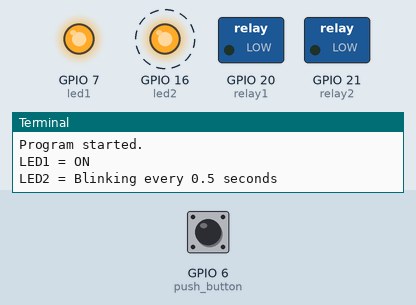
Bench run of a program on a simulated Raspberry Pi (BCM pin numbers). Shown: switched loads named in the program (green lamp = pin HIGH), output pins drawn as LEDs (lit = HIGH), the last lines printed to the terminal. Dashed ring = blinking. The inputs (shaded band) are chosen by the test bench; at power-on: GPIO 6 (push_button) HIGH. Threads take turns every 2 ms.

Above: at 1.2 s.
1.3 s: GPIO 6 (push_button) pulled LOW for 0.15 s
At 1.37 s:
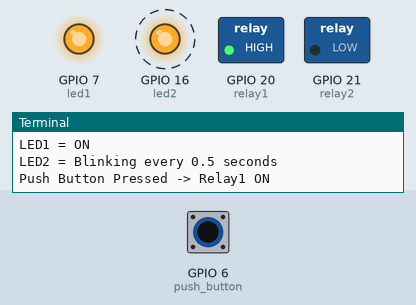
4.3 s: GPIO 6 (push_button) pulled LOW for 1 s
At 5.9 s:
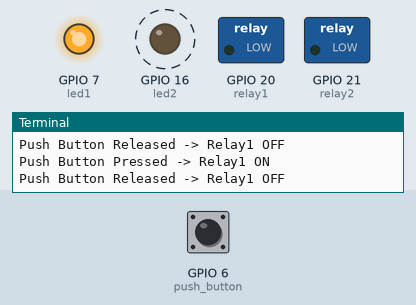
7.3 s: GPIO 6 (push_button) pulled LOW for 3.2 s
At 7.9 s:
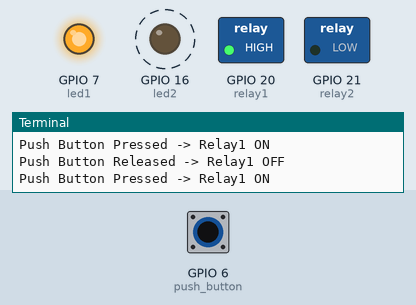
Timing chart, 0 to 18.0 s (numbered marks = the images above; inputs shaded):
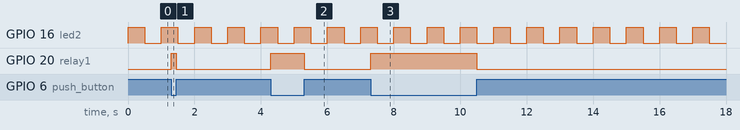

Measured:
- after the input at 1.3 s, GPIO 20 (relay1): LOW → HIGH at once, → LOW 0.15 s later
- after the input at 4.3 s, GPIO 20 (relay1): LOW → HIGH at once, → LOW 1.0 s later
- after the input at 7.3 s, GPIO 20 (relay1): LOW → HIGH at once, → LOW 3.2 s later
- by itself, GPIO 16 (led2): alternates HIGH for 0.50 s and LOW for 0.50 s

The program:

1_Hardware_Test.py
```python
from gpiozero import LED, Button
from signal import pause
import threading
import time

# --------------------------------------------------
# GPIO Pin Configuration
# --------------------------------------------------

# LEDs
led1 = LED(7)       # LED1 connected to GPIO12
led2 = LED(16)       # LED2 connected to GPIO16

# Relays (Active HIGH)
relay1 = LED(20)     # Relay1 connected to GPIO20
relay2 = LED(21)     # Relay2 connected to GPIO21

# Inputs
push_button = Button(6)                 # Push Button on GPIO26
ir_sensor = Button(19, pull_up=True)     # IR Sensor on GPIO19 (pull-up)

# --------------------------------------------------
# Initial State
# --------------------------------------------------

# Requirement 1:
# LED1 remains ON when program starts
led1.on()

# Make sure relays start OFF
relay1.off()
relay2.off()

# --------------------------------------------------
# LED2 Blinking Thread
# --------------------------------------------------

def blink_led2():
    """
    Continuously blink LED2 every 0.5 seconds.
    """
    while True:
        led2.toggle()
        time.sleep(0.5)

# Start blinking LED2 in a background thread
threading.Thread(target=blink_led2, daemon=True).start()

# --------------------------------------------------
# Push Button Control for Relay1
# --------------------------------------------------

def relay1_on():
    relay1.on()
    print("Push Button Pressed -> Relay1 ON")

def relay1_off():
    relay1.off()
    print("Push Button Released -> Relay1 OFF")

push_button.when_pressed = relay1_on
push_button.when_released = relay1_off

# --------------------------------------------------
# IR Sensor Control for Relay2
# --------------------------------------------------
# Assuming:
# - IR sensor output is HIGH normally (pull-up)
# - IR sensor pulls LOW when triggered

def relay2_on():
    relay2.on()
    print("IR Sensor Triggered -> Relay2 ON")

def relay2_off():
    relay2.off()
    print("IR Sensor Normal -> Relay2 OFF")

ir_sensor.when_pressed = relay2_on     # GPIO goes LOW
ir_sensor.when_released = relay2_off   # GPIO returns HIGH

# --------------------------------------------------
# Keep Program Running
# --------------------------------------------------

print("Program started.")
print("LED1 = ON")
print("LED2 = Blinking every 0.5 seconds")

pause()
```
